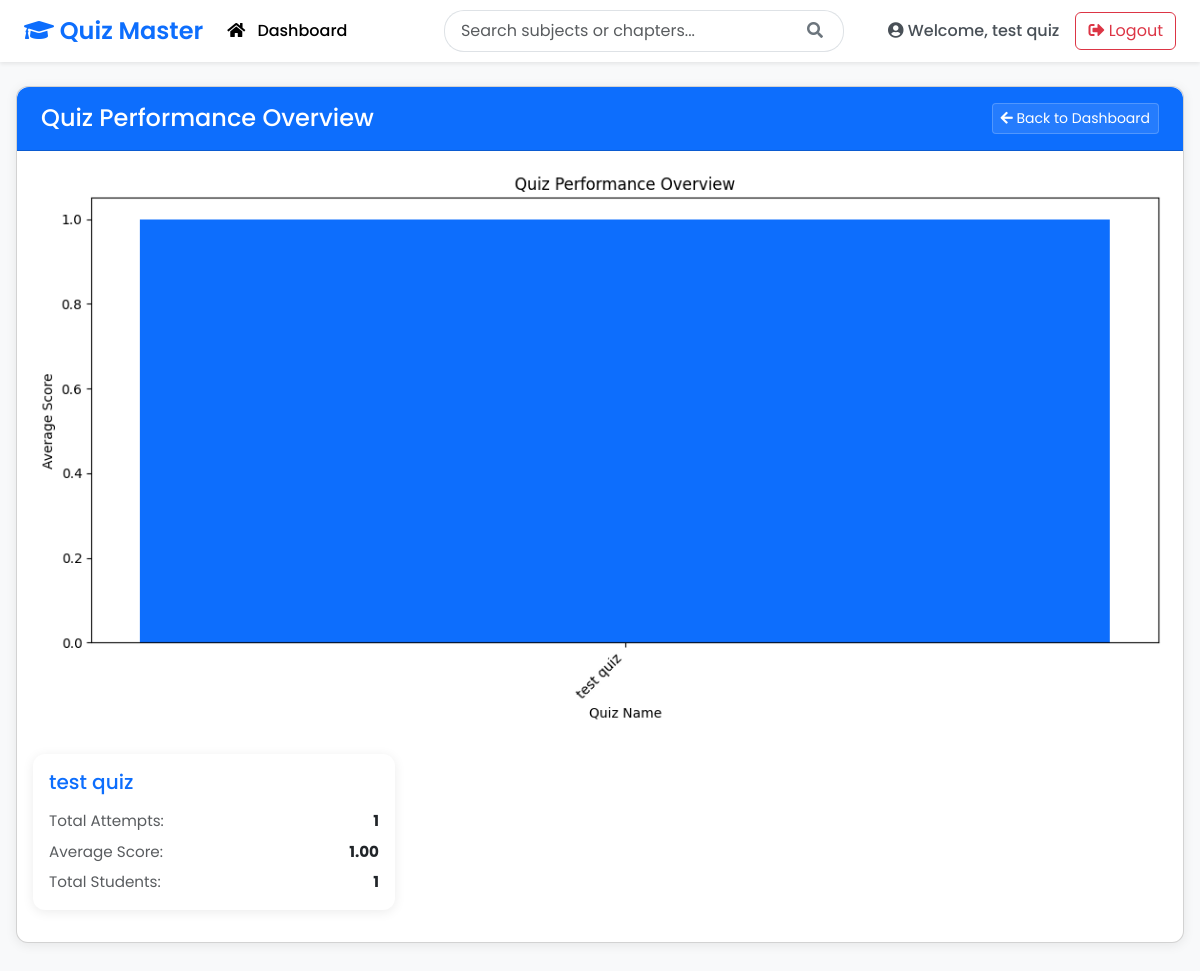
Screenshot of /admin_summary/test quiz with the database file from the repository.
### backend/models.py (models this page shows)
class Quiz(db.Model):
    __tablename__ = "quiz"
    id = db.Column(db.Integer, primary_key=True)
    name = db.Column(db.String, nullable=False)
    date_of_quiz = db.Column(db.String, nullable=False)
    time_duration = db.Column(db.String, nullable=False)
    chapter_id = db.Column(db.Integer, db.ForeignKey("chapter.id"), nullable=False)
    questions = db.relationship("Question", cascade="all,delete", backref="quiz", lazy=True)
    scores = db.relationship("Score", cascade="all,delete", backref="quiz", lazy=True)

class Score(db.Model):
    __tablename__ = "score"
    id = db.Column(db.Integer, primary_key=True)
    user_id = db.Column(db.Integer, db.ForeignKey("user_info.id"), nullable=False)
    quiz_id = db.Column(db.Integer, db.ForeignKey("quiz.id"), nullable=False)
    total_scored = db.Column(db.Integer, nullable=False)
    time_stamp_of_attempt = db.Column(db.String, nullable=False)

### backend/controllers.py (the view)
@app.route("/admin_summary/<name>")
def admin_summary(name):
    try:
        scores = db.session.query(
            Score,
            Quiz.name.label('quiz_name'),
            User_Info.full_name.label('user_name')
        ).join(Quiz).join(User_Info).all()
        quiz_data = {}
        for score, quiz_name, user_name in scores:
            if quiz_name not in quiz_data:
                quiz_data[quiz_name] = {
                    'total_attempts': 0,
                    'total_score': 0,
                    'average_score': 0,
                    'students': set()
                }
            quiz_data[quiz_name]['total_attempts'] += 1
            quiz_data[quiz_name]['total_score'] += score.total_scored
            quiz_data[quiz_name]['students'].add(user_name)
        for quiz in quiz_data.values():
            quiz['average_score'] = quiz['total_score'] / quiz['total_attempts'] if quiz['total_attempts'] > 0 else 0
        plt.figure(figsize=(12, 6))
        quiz_names = list(quiz_data.keys())
        avg_scores = [quiz_data[quiz]['average_score'] for quiz in quiz_names]
        plt.bar(quiz_names, avg_scores, color='#0d6efd')
        plt.xlabel("Quiz Name")
        plt.ylabel("Average Score")
        plt.title("Quiz Performance Overview")
        plt.xticks(rotation=45, ha='right')
        plt.tight_layout()
        img = io.BytesIO()
        plt.savefig(img, format='png', bbox_inches='tight')
        img.seek(0)
        plot_url = base64.b64encode(img.getvalue()).decode('utf8')
        plt.close()
        return render_template(
            "admin/admin_summary.html",
            name=name,
            plot_url=plot_url,
            quiz_data=quiz_data
        )
    except Exception as e:
        print(f"Error generating summary: {str(e)}")
        return render_template(
            "admin/admin_summary.html",
            name=name,
            error="Failed to generate summary. Please try again."
        )

### templates/admin/admin_summary.html (shortened to what this page needs)
{% extends "admin/admin_layout.html" %} {% block content %}
<div class="container py-4">
  <div class="row">
    <div class="col-12">
      <div class="card shadow-sm mb-4">
        <div
          class="card-header bg-primary text-white d-flex justify-content-between align-items-center"
        >
          <h4 class="m-0">Quiz Performance Overview</h4>
          <a href="/admin/{{name}}" class="btn btn-light btn-sm">
            <i class="fas fa-arrow-left"></i> Back to Dashboard
          </a>
        </div>
        <div class="card-body">
          {% if error %}
          <div class="alert alert-danger" role="alert">{{ error }}</div>
          {% else %}
          <div class="text-center mb-4">
            <img
              class="img-fluid rounded"
              alt="Quiz Performance Graph"
              style="max-width: 100%; height: auto"
            />
          </div>
          <div class="row">
            {% for quiz_name, data in quiz_data.items() %}
            <div class="col-md-6 col-lg-4 mb-3">
              <div class="card h-100 border-0 shadow-sm">
                <div class="card-body">
                  <h5 class="card-title text-primary">{{ quiz_name }}</h5>
                  <div class="stats mt-3">
                    <div class="d-flex justify-content-between mb-2">
                      <span class="text-muted">Total Attempts:</span>
                      <span class="fw-bold">{{ data.total_attempts }}</span>
                    </div>
                    <div class="d-flex justify-content-between mb-2">
                      <span class="text-muted">Average Score:</span>
                      <span class="fw-bold"
                        >{{ "%.2f"|format(data.average_score) }}</span
                      >
                    </div>
                    <div class="d-flex justify-content-between">
                      <span class="text-muted">Total Students:</span>
                      <span class="fw-bold">{{ data.students|length }}</span>
                    </div>
                  </div>
                </div>
              </div>
            </div>
            {% endfor %}
          </div>
          {% endif %}
        </div>
      </div>
    </div>
  </div>
</div>
{% endblock %}

### templates/admin/admin_layout.html (shortened to what this page needs)
<!DOCTYPE html>
<html lang="en">
  <head>
    <link
      href="https://cdn.jsdelivr.net/npm/bootstrap@5.3.2/dist/css/bootstrap.min.css"
      rel="stylesheet"
    />
    <link
      rel="stylesheet"
      href="https://cdnjs.cloudflare.com/ajax/libs/font-awesome/5.15.4/css/all.min.css"
    />
  </head>
  <body>
    <nav class="navbar navbar-expand-lg sticky-top">
      <div class="container-fluid px-4">
        <a class="navbar-brand" href="/admin/{{name}}">
          <i class="fas fa-graduation-cap"></i> Quiz Master
        </a>
        <div class="collapse navbar-collapse" id="navbarContent">
          <ul class="navbar-nav me-auto mb-2 mb-lg-0">
            <li class="nav-item">
              <a class="nav-link active" href="/admin/{{name}}">
                <i class="fas fa-home"></i> Dashboard
              </a>
            </li>
          </ul>
          <form
            class="search-form d-flex mx-auto"
            method="POST"
            action="/search/{{name}}"
          >
            <input
              class="form-control"
              type="search"
              placeholder="Search subjects or chapters..."
              name="search_text"
              required
            />
            <button class="btn" type="submit">
              <i class="fas fa-search"></i>
            </button>
          </form>
          <div class="d-flex align-items-center">
            <span class="user-welcome me-3">
              <i class="fas fa-user-circle"></i> Welcome, {{name}}
            </span>
            <a href="/login" class="btn btn-outline-danger">
              <i class="fas fa-sign-out-alt"></i> Logout
            </a>
          </div>
        </div>
      </div>
    </nav>
    <main>{% block content %} {% endblock %}</main>
  </body>
</html>

### templates/admin/admin_layout.html (style rules this page uses)
body { font-family: "Poppins", sans-serif; background-color: #f8f9fa; min-height: 100vh; }
.navbar { background: white; box-shadow: 0 2px 4px rgba(0, 0, 0, 0.08); }
.navbar-brand { font-weight: 600; color: #0d6efd; font-size: 1.5rem; }
.nav-link { font-weight: 500; padding: 0.5rem 1rem; color: #495057; transition: all 0.3s ease; }
.nav-link:hover, .nav-link.active { color: #0d6efd; }
.nav-link i { margin-right: 0.5rem; }
.search-form { width: 400px; margin: 0 auto; }
.search-form .form-control { border-radius: 20px 0 0 20px; padding: 0.5rem 1rem; border: 1px solid #dee2e6; border-right: none; }
.search-form .btn { border-radius: 0 20px 20px 0; padding: 0.5rem 1.25rem; border: 1px solid #dee2e6; border-left: none; background: white; color: #6c757d; }
.user-welcome { font-weight: 500; color: #495057; }
.container { max-width: 1400px; padding: 2rem 1rem; }

### templates/admin/admin_summary.html (style rules this page uses)
.card { border-radius: 12px; }
.card-header { border-radius: 12px 12px 0 0 !important; padding: 1rem 1.5rem; }
.btn-light { background: rgba(255, 255, 255, 0.1); border: 1px solid rgba(255, 255, 255, 0.2); color: white; }
.stats { font-size: 0.95rem; }
.shadow-sm { box-shadow: 0 2px 12px rgba(0, 0, 0, 0.08) !important; }

### rows the page displays
Quiz: name "test quiz"
Score: name "test quiz", total_attempts "1", average_score "1.00", students|length "1"
